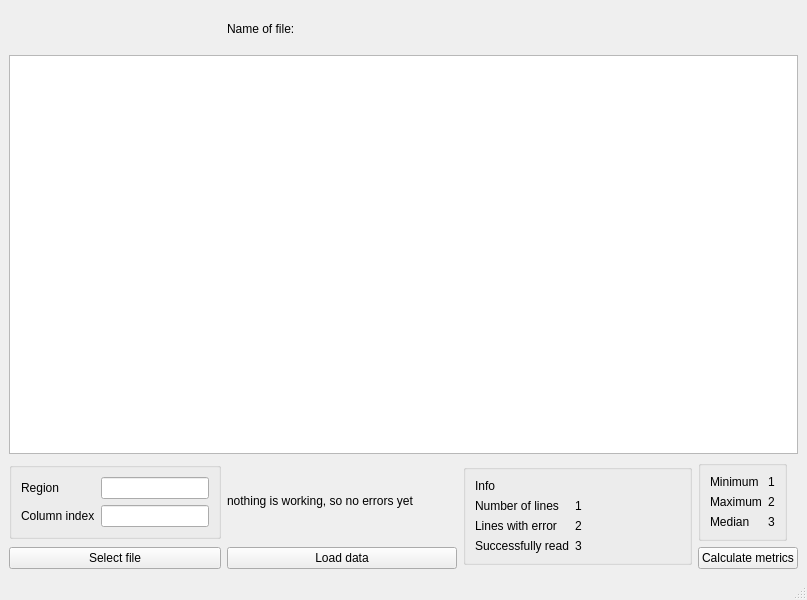
<?xml version="1.0" encoding="UTF-8"?>
<ui version="4.0">
 <class>MainWindow</class>
 <widget class="QMainWindow" name="MainWindow">
  <property name="geometry">
   <rect>
    <x>0</x>
    <y>0</y>
    <width>807</width>
    <height>600</height>
   </rect>
  </property>
  <property name="windowTitle">
   <string>MainWindow</string>
  </property>
  <widget class="QWidget" name="centralwidget">
   <layout class="QGridLayout" name="gridLayout">
    <item row="4" column="1">
     <widget class="QLabel" name="errorLabel">
      <property name="text">
       <string>nothing is working, so no errors yet</string>
      </property>
     </widget>
    </item>
    <item row="5" column="1">
     <widget class="QPushButton" name="loadDataButton">
      <property name="text">
       <string>Load data</string>
      </property>
     </widget>
    </item>
    <item row="4" column="2" rowspan="2">
     <widget class="QGroupBox" name="formGroupBox">
      <property name="sizePolicy">
       <sizepolicy hsizetype="Preferred" vsizetype="Fixed">
        <horstretch>0</horstretch>
        <verstretch>0</verstretch>
       </sizepolicy>
      </property>
      <layout class="QFormLayout" name="formLayout_3">
       <item row="1" column="0">
        <widget class="QLabel" name="label_4">
         <property name="text">
          <string>Number of lines</string>
         </property>
        </widget>
       </item>
       <item row="3" column="0">
        <widget class="QLabel" name="label_5">
         <property name="text">
          <string>Successfully read</string>
         </property>
        </widget>
       </item>
       <item row="2" column="0">
        <widget class="QLabel" name="label_6">
         <property name="text">
          <string>Lines with error</string>
         </property>
        </widget>
       </item>
       <item row="1" column="1">
        <widget class="QLabel" name="numberOfLinesLabel">
         <property name="text">
          <string>1</string>
         </property>
        </widget>
       </item>
       <item row="2" column="1">
        <widget class="QLabel" name="errorLinesLabel">
         <property name="text">
          <string>2</string>
         </property>
        </widget>
       </item>
       <item row="3" column="1">
        <widget class="QLabel" name="successLinesLabel">
         <property name="text">
          <string>3</string>
         </property>
        </widget>
       </item>
       <item row="0" column="0" colspan="2">
        <widget class="QLabel" name="label_12">
         <property name="text">
          <string>Info</string>
         </property>
        </widget>
       </item>
      </layout>
     </widget>
    </item>
    <item row="0" column="0">
     <spacer name="verticalSpacer">
      <property name="orientation">
       <enum>Qt::Vertical</enum>
      </property>
      <property name="sizeType">
       <enum>QSizePolicy::Fixed</enum>
      </property>
      <property name="sizeHint" stdset="0">
       <size>
        <width>20</width>
        <height>40</height>
       </size>
      </property>
     </spacer>
    </item>
    <item row="4" column="0">
     <widget class="QGroupBox" name="formGroupBox">
      <property name="sizePolicy">
       <sizepolicy hsizetype="Fixed" vsizetype="Fixed">
        <horstretch>0</horstretch>
        <verstretch>0</verstretch>
       </sizepolicy>
      </property>
      <layout class="QFormLayout" name="formLayout_2">
       <item row="0" column="0">
        <widget class="QLabel" name="label_7">
         <property name="text">
          <string>Region</string>
         </property>
        </widget>
       </item>
       <item row="1" column="0">
        <widget class="QLabel" name="label_8">
         <property name="text">
          <string>Column index</string>
         </property>
        </widget>
       </item>
       <item row="0" column="1">
        <widget class="QLineEdit" name="regionLineEdit"/>
       </item>
       <item row="1" column="1">
        <widget class="QLineEdit" name="columnNumLineEdit"/>
       </item>
      </layout>
     </widget>
    </item>
    <item row="4" column="3">
     <widget class="QGroupBox" name="formGroupBox">
      <property name="sizePolicy">
       <sizepolicy hsizetype="Fixed" vsizetype="Fixed">
        <horstretch>0</horstretch>
        <verstretch>0</verstretch>
       </sizepolicy>
      </property>
      <layout class="QFormLayout" name="formLayout">
       <item row="0" column="0">
        <widget class="QLabel" name="label">
         <property name="text">
          <string>Minimum</string>
         </property>
        </widget>
       </item>
       <item row="1" column="0">
        <widget class="QLabel" name="label_3">
         <property name="text">
          <string>Maximum</string>
         </property>
        </widget>
       </item>
       <item row="2" column="0">
        <widget class="QLabel" name="label_2">
         <property name="text">
          <string>Median</string>
         </property>
        </widget>
       </item>
       <item row="0" column="1">
        <widget class="QLabel" name="minLabel">
         <property name="text">
          <string>1</string>
         </property>
        </widget>
       </item>
       <item row="1" column="1">
        <widget class="QLabel" name="maxLabel">
         <property name="text">
          <string>2</string>
         </property>
        </widget>
       </item>
       <item row="2" column="1">
        <widget class="QLabel" name="medianLabel">
         <property name="text">
          <string>3</string>
         </property>
        </widget>
       </item>
      </layout>
     </widget>
    </item>
    <item row="5" column="3">
     <widget class="QPushButton" name="calculateMetricsButton">
      <property name="text">
       <string>Calculate metrics</string>
      </property>
     </widget>
    </item>
    <item row="1" column="0" colspan="4">
     <widget class="QTableWidget" name="tableWidget">
      <property name="sizePolicy">
       <sizepolicy hsizetype="Preferred" vsizetype="Expanding">
        <horstretch>0</horstretch>
        <verstretch>0</verstretch>
       </sizepolicy>
      </property>
      <property name="editTriggers">
       <set>QAbstractItemView::NoEditTriggers</set>
      </property>
     </widget>
    </item>
    <item row="5" column="0">
     <widget class="QPushButton" name="selectButton">
      <property name="text">
       <string>Select file</string>
      </property>
     </widget>
    </item>
    <item row="0" column="2">
     <widget class="QLabel" name="fileNameLabel">
      <property name="text">
       <string/>
      </property>
     </widget>
    </item>
    <item row="0" column="1">
     <widget class="QLabel" name="label_10">
      <property name="text">
       <string>Name of file:</string>
      </property>
     </widget>
    </item>
   </layout>
  </widget>
  <widget class="QStatusBar" name="statusbar"/>
 </widget>
 <resources/>
 <connections/>
</ui>
